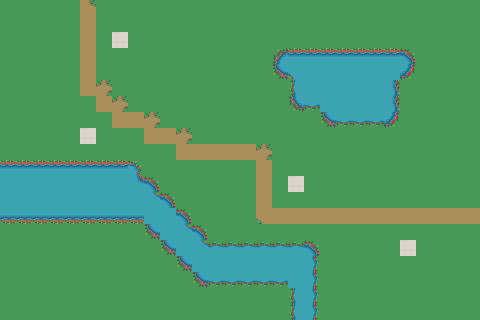

The image is a tile-based game level rendered from a .tmx file. Its description and source (layers, tilesets, objects; grid data summarised) follow:
An orthogonal 30x20 tile map with 16x16 px tiles, 3 tile layers (Tile Layer 1, path, tower_layer).

<map version="1.10" tiledversion="1.11.2" orientation="orthogonal" renderorder="right-down" width="30" height="20" tilewidth="16" tileheight="16" infinite="0" nextlayerid="5" nextobjectid="3">
 <tileset firstgid="1" source="map2.tsx" />
 <layer id="1" name="Tile Layer 1" width="30" height="20" locked="1">
  <data>[600 cells, 600 non-empty, 11 distinct tile ids]</data>
 </layer>
 <layer id="2" name="path" width="30" height="20" locked="1">
  <data>[600 cells, 38 non-empty, 4 distinct tile ids]</data>
 </layer>
 <layer id="4" name="tower_layer" width="30" height="20">
  <data>[600 cells, 4 non-empty, 1 distinct tile ids]</data>
 </layer>
</map>
